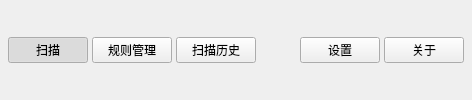
     <widget class="QFrame" name="header_bar">
      <property name="frameShape">
       <enum>QFrame::NoFrame</enum>
      </property>
      <layout class="QHBoxLayout" name="header_layout">
       <property name="spacing">
        <number>4</number>
       </property>
       <property name="leftMargin">
        <number>8</number>
       </property>
       <property name="topMargin">
        <number>4</number>
       </property>
       <property name="rightMargin">
        <number>8</number>
       </property>
       <property name="bottomMargin">
        <number>4</number>
       </property>
       <item>
        <widget class="QPushButton" name="tab_scan_btn">
         <property name="text">
          <string>扫描</string>
         </property>
         <property name="icon">
          <iconset resource="../assets/resources.qrc">
           <normaloff>:/icons/scan.svg</normaloff>:/icons/scan.svg</iconset>
         </property>
         <property name="checkable">
          <bool>true</bool>
         </property>
         <property name="checked">
          <bool>true</bool>
         </property>
        </widget>
       </item>
       <item>
        <widget class="QPushButton" name="tab_rules_btn">
         <property name="text">
          <string>规则管理</string>
         </property>
         <property name="icon">
          <iconset resource="../assets/resources.qrc">
           <normaloff>:/icons/load_list.svg</normaloff>:/icons/load_list.svg</iconset>
         </property>
         <property name="checkable">
          <bool>true</bool>
         </property>
        </widget>
       </item>
       <item>
        <widget class="QPushButton" name="tab_history_btn">
         <property name="text">
          <string>扫描历史</string>
         </property>
         <property name="icon">
          <iconset resource="../assets/resources.qrc">
           <normaloff>:/icons/history.svg</normaloff>:/icons/history.svg</iconset>
         </property>
         <property name="checkable">
          <bool>true</bool>
         </property>
        </widget>
       </item>
       <item>
        <spacer name="header_spacer">
         <property name="orientation">
          <enum>Qt::Horizontal</enum>
         </property>
         <property name="sizeHint" stdset="0">
          <size>
           <width>40</width>
           <height>20</height>
          </size>
         </property>
        </spacer>
       </item>
       <item>
        <widget class="QPushButton" name="settings_btn">
         <property name="text">
          <string>设置</string>
         </property>
         <property name="icon">
          <iconset resource="../assets/resources.qrc">
           <normaloff>:/icons/settings.svg</normaloff>:/icons/settings.svg</iconset>
         </property>
        </widget>
       </item>
       <item>
        <widget class="QPushButton" name="about_btn">
         <property name="text">
          <string>关于</string>
         </property>
         <property name="icon">
          <iconset resource="../assets/resources.qrc">
           <normaloff>:/icons/about.svg</normaloff>:/icons/about.svg</iconset>
         </property>
        </widget>
       </item>
      </layout>
     </widget>
